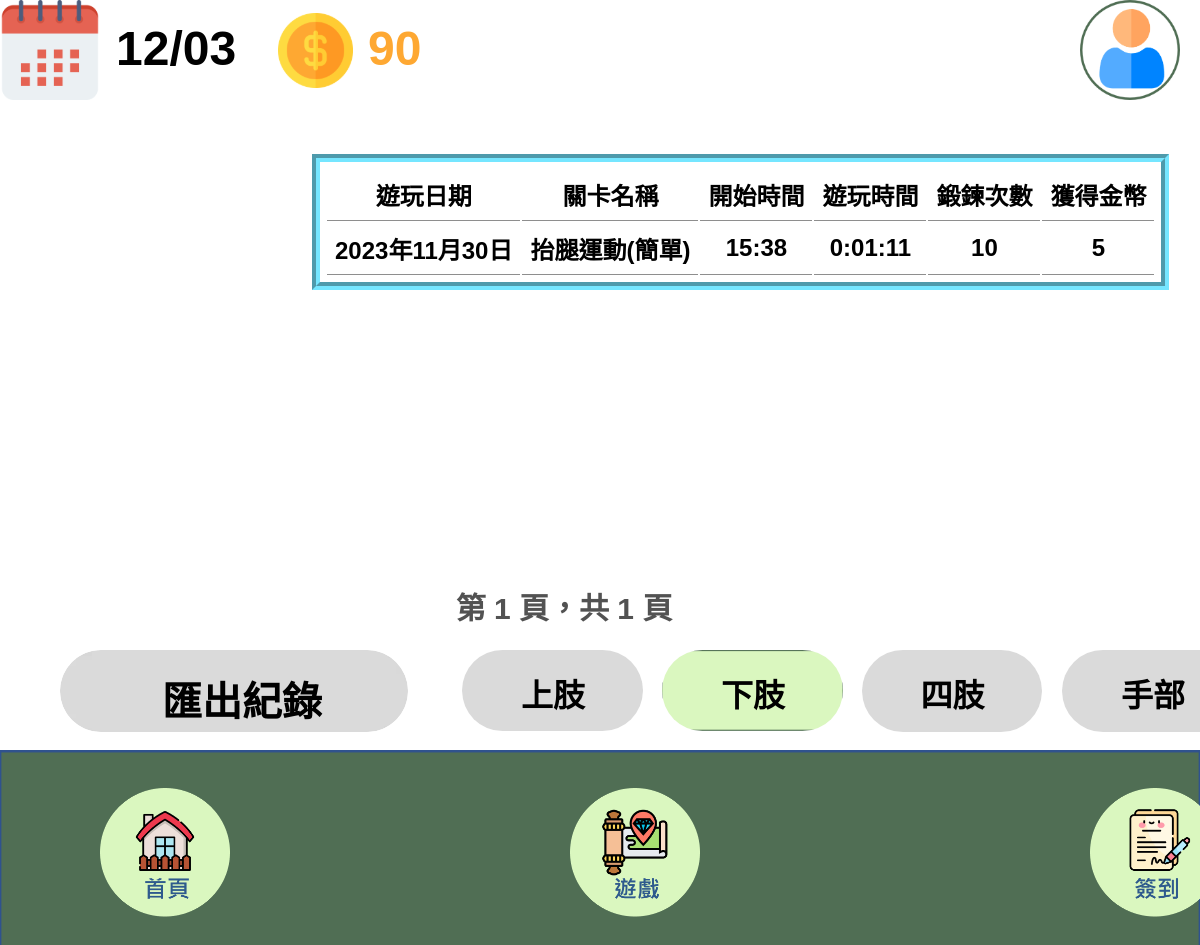
The app's page /紀錄下肢 (signed in) with its own data.
### w2/models.py (models this page shows)
class GameRecord(models.Model):
    USER_UID = models.CharField(max_length=20)
    PlayDate = models.DateField()
    PlayPart = models.CharField(max_length=20)
    UID = models.CharField(max_length=30)
    PlayStage = models.CharField(max_length=20)
    StartTime = models.TimeField()
    EndTime = models.TimeField()
    DurationTime = models.DurationField()
    AddCoin = models.IntegerField(default=0)
    ExerciseCount = models.IntegerField(default=0)
    EstablishTime = models.DateTimeField(auto_now_add=True)

### w2/views.py (called while the page is built)
def calculate_total_coins(user):
    user_profile = get_object_or_404(UserProfile, user=user)
    user_uid = user_profile.USER_UID
    arm_total_coins = ArmMetrics.objects.filter(USER_UID=user_uid).aggregate(
        total_coins=Sum('TotalGetCoin')).get('total_coins', 0)
    foot_total_coins = FootMetrics.objects.filter(USER_UID=user_uid).aggregate(
        total_coins=Sum('TotalGetCoin')).get('total_coins', 0)
    limb_total_coins = LimbMetrics.objects.filter(USER_UID=user_uid).aggregate(
        total_coins=Sum('TotalGetCoin')).get('total_coins', 0)
    hand_total_coins = HandMetrics.objects.filter(USER_UID=user_uid).aggregate(
        total_coins=Sum('TotalGetCoin')).get('total_coins', 0)
    total_coins = arm_total_coins + foot_total_coins + \
        limb_total_coins + hand_total_coins
    return total_coins

### templates/紀錄下肢.html (shortened to what this page needs)
{% load static %}
<!DOCTYPE html>
<html lang="zh-Hant">
  <head>
    <link rel="stylesheet" href="{% static 'css/style.css' %}" />
  </head>
  <body>
    <div>
      <link href="{% static 'css/紀錄.css' %}" rel="stylesheet" />
      <div class="component-紀錄1-container">
        <div class="component-紀錄1-frame">
          <img
            src="{% static 'public/playground_assets/user.png' %}"
            alt="User1345"
            class="component-紀錄1-user"
            id="userDropdownBtn"
            onclick="toggleDropdown()"
          />
          <img
            onclick="redirectToPage3()"
            src="{% static 'public/playground_assets/calendar3283-gkkf.svg' %}"
            alt="Calendar1345"
            class="component-紀錄1-calendar"
          />
          <img
            src="{% static 'public/playground_assets/image43283-gee.svg' %}"
            alt="image41345"
            class="component-紀錄1-image4"
          />
          <span class="component-紀錄1-text" id="currentDate"></span>
          <span class="component-紀錄1-text02"><span>{{ total_coins }}</span></span>
          <div class="component-紀錄1-component">
            <div class="component-紀錄1-group9">
              <img
                onclick="redirectToPage1()"
                src="{% static 'public/playground_assets/home.png' %}"
                alt="image6I134"
                class="component-紀錄1-image6"
              />
            </div>
          </div>
          <div class="component-紀錄1-component1">
            <div class="component-紀錄1-group91">
              <img
                onclick="redirectToPage2()"
                src="{% static 'public/playground_assets/game.png' %}"
                alt="image6I134"
                class="component-紀錄1-image61"
              />
            </div>
          </div>
          <div class="component-紀錄1-component2">
            <div class="component-紀錄1-group92">
              <img
                onclick="redirectToPage3()"
                src="{% static 'public/playground_assets/sign.png' %}"
                alt="image6I134"
                class="component-紀錄1-image62"
              />
            </div>
          </div>
          <form method="post" action="http://127.0.0.1:8000/ExportGameRecordsToCSV/">
            <button type="submit" class="button">
                <img class="component-紀錄1-rectangle41" src="{% static 'public/playground_assets/buttongray1.png' %}" alt="Rectangle411556">
                <span class="component-紀錄1-text12">匯出紀錄</span>
            </button>
          </form>
          <div class="component-紀錄1-table">
            <table>
                <tr style="border-bottom: 2px solid #000;">
                  <th>遊玩日期</th>
                  <th>關卡名稱</th>
                  <th>開始時間</th>
                  <th>遊玩時間</th>
                  <th>鍛鍊次數</th>
                  <th>獲得金幣</th>
                </tr>
                {% for record in play_records %}
                  <tr>
                    <td>{{ record.PlayDate }}</td>
                    <td>{{ record.PlayStage }}</td>
                    <td>{{ record.StartTime }}</td>
                    <td>{{ record.DurationTime }}</td>
                    <td>{{ record.ExerciseCount }}</td>
                    <td>{{ record.AddCoin }}</td>
                  </tr>
                {% endfor %}
            </table>
          </div>
          <div class="component-紀錄1-pagination">
            <span>第 {{ play_records.number }} 頁，共 {{ play_records.paginator.num_pages }} 頁</span>
          </div>
          <img
            onclick="redirectToPage7()"
            src="{% static 'public/playground_assets/buttongray1.png' %}"
            alt="Rectangle544014"
            class="component-紀錄1-rectangle33"
          />
          <span class="component-紀錄1-text14" onclick="redirectToPage7()"><span>上肢</span></span>
          <img
            onclick="redirectToPage8()"
            src="{% static 'public/playground_assets/rectangle347837-bi29-300h.png' %}"
            alt="Rectangle544014"
            class="component-紀錄1-rectangle34"
          />
          <span class="component-紀錄1-text16" onclick="redirectToPage8()"><span>下肢</span></span>
          <img
            onclick="redirectToPage9()"
            src="{% static 'public/playground_assets/buttongray1.png' %}"
            alt="Rectangle544014"
            class="component-紀錄1-rectangle35"
          />
          <span class="component-紀錄1-text18" onclick="redirectToPage9()"><span>四肢</span></span>
          <img
            onclick="redirectToPage10()"
            src="{% static 'public/playground_assets/buttongray1.png' %}"
            alt="Rectangle544014"
            class="component-紀錄1-rectangle36"
          />
          <span class="component-紀錄1-text20" onclick="redirectToPage10()"><span>手部</span></span>
        </div>
      </div>
    </div>
  </body>
</html>

### static/css/style.css (style rules this page uses)
:root { --dl-color-gray-500: #595959; --dl-color-gray-700: #999999; --dl-color-gray-900: #d9d9d9; --dl-size-size-large: 144px; --dl-size-size-small: 48px; --dl-color-danger-300: #a22020; --dl-color-danger-500: #bf2626; --dl-color-danger-700: #e14747; --dl-color-gray-black: #000000; --dl-color-gray-white: #ffffff; --dl-size-size-medium: 96px; --dl-size-size-xlarge: 192px; --dl-size-size-xsmall: 16px; --dl-space-space-unit: 16px; --dl-color-primary-100: #003eb3; --dl-color-primary-300: #0074f0; --dl-color-primary-500: #14a9ff; --dl-color-primary-700: #85dcff; --dl-color-success-300: #199033; --dl-color-success-500: #32a94c; --dl-color-success-700: #4cc366; --dl-size-size-xxlarge: 288px; --dl-size-size-maxwidth: 1400px; --dl-radius-radius-round: 50%; --dl-space-space-halfunit: 8px; --dl-space-space-sixunits: 96px; --dl-space-space-twounits: 32px; --dl-radius-radius-radius2: 2px; --dl-radius-radius-radius4: 4px; --dl-radius-radius-radius8: 8px; --dl-space-space-fiveunits: 80px; --dl-space-space-fourunits: 64px; --dl-space-space-threeunits: 48px; --dl-space-space-oneandhalfunits: 24px; font-family: "Microsoft JhengHei", Arial, Helvetica, sans-serif; }
.button { cursor: pointer; }
body { font-family: "Microsoft JhengHei", Arial, Helvetica, sans-serif; }

### templates/紀錄下肢.html (style rules this page uses)
html { line-height: 1.15; }
body { margin: 0; }
* { box-sizing: border-box; border-width: 0; border-style: solid; }
p, li, ul, pre, div, h1, h2, h3, h4, h5, h6, figure, blockquote, figcaption { margin: 0; padding: 0; }
button { background-color: transparent; }
button, input, optgroup, select, textarea { font-family: inherit; font-size: 100%; line-height: 1.15; margin: 0; }
button, select { text-transform: none; }
button, [type="button"], [type="reset"], [type="submit"] { -webkit-appearance: button; }
img { display: block; }
html { scroll-behavior: smooth; }
html { font-family: "Microsoft JhengHei", Arial, Helvetica, sans-serif; font-size: 16px; }
body { font-weight: 400; font-style: normal; text-decoration: none; text-transform: none; letter-spacing: normal; line-height: 1.15; color: var(--dl-color-gray-black); background-color: var(--dl-color-gray-white); }

### records on screen
GameRecord: PlayDate "2023年11月30日", PlayStage "抬腿運動(簡單)", StartTime "15:38", DurationTime "0:01:11", ExerciseCount "10", AddCoin "5"

### other values on screen
{{ total_coins }} "90"
{{ play_records.number }} "1"
{{ play_records.paginator.num_pages }} "1"
